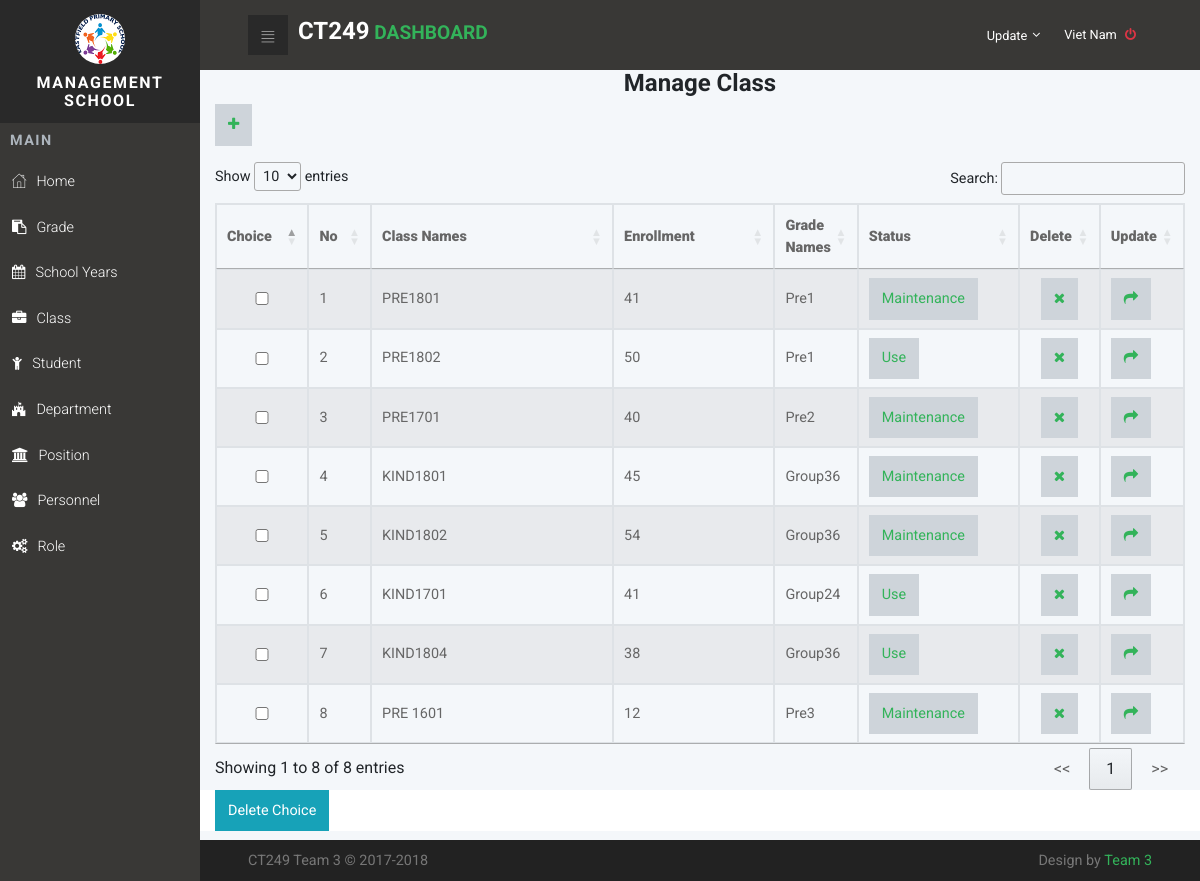
Screenshot of /index.php?page=Class (signed in) with the database file from the repository.
### tables this page shows
CREATE TABLE IF NOT EXISTS `Personnel` (
  `PersonnelCode` varchar(150) NOT NULL,
  `PersonnelName` varchar(150) NOT NULL,
  `PersonnelPass` varchar(150) NOT NULL,
  `PersonnelBirth` date NOT NULL,
  `PersonnelGender` tinyint(4) NOT NULL,
  `PersonnelAddress` text NOT NULL,
  `PersonnelNum` varchar(15) NOT NULL,
  `PersonnelEmail` varchar(50) NOT NULL,
  `PersonnelActive` int(11) DEFAULT '0',
  `PersonnelNote` smallint(6) DEFAULT '1',
  `PositionId` int(11) NOT NULL,
  `RoleId` int(11) NOT NULL,
  `PersonnelStatus` int(11) DEFAULT '0'
);

CREATE TABLE IF NOT EXISTS `Class` (
  `ClassId` int(10) NOT NULL,
  `ClassName` varchar(100) NOT NULL,
  `Enrollment` int(10) unsigned NOT NULL,
  `ClassStatus` tinyint(4) DEFAULT '0',
  `GradeId` int(11) NOT NULL
);

CREATE TABLE IF NOT EXISTS `Grade` (
  `GradeId` int(11) NOT NULL,
  `GradeName` varchar(50) NOT NULL
);

### resource/class/Class.php (the view, shortened to what this page needs)
<div class="container">
	<form name="frmXoa" method="post" action="">
		<h1 class="text-center">Manage Class</h1>
		<p>
			<a  class="btn btn-default" href="?page=AddClass">
				<i class="fa fa-plus"></i>
			</a>
		</p>
		<table class="table-striped table-responsive table-bordered" id="myTable">
			<thead>
				<tr>
					<th ><strong>Choice</strong></th>
					<th ><strong>No</strong></th>
					<th class='col-md-3'><strong>Class Names</strong></th>
                    <th class='col-md-2'><strong>Enrollment</strong></th>
                    <th class='col-md-1'><strong>Grade Names</strong></th>
                    <th class='col-md-2'><strong>Status</strong></th>
					<th class='col-md-1'><strong>Delete</strong></th>
					<th class='col-md-1'><strong>Update</strong></th>
				</tr>
			</thead>
			<tbody>
				<?php
				$num=1;
				$result = mysqli_query($conn,"SELECT `ClassId`,`ClassName`,`Enrollment`,`ClassStatus`, `GradeName` FROM `Class` c
                JOIN Grade g ON c.GradeId= g.GradeId");
				while($row=mysqli_fetch_array($result, MYSQLI_ASSOC))
				{
					?>
					<tr>
						<td><input name="checkbox[]" type="checkbox" id="checkbox[]" class="form-control" value="<?php echo $row["ClassId"] ?>"></td>
						<td><?php echo $num ?></td>
						<td><?php echo $row["ClassName"] ?></td>
                        <td><?php echo $row["Enrollment"] ?></td>
                        <td><?php echo $row["GradeName"] ?></td>
                        <td>
						<form  method="post" >
                                            <?php
                                            if ($row["ClassStatus"]==1){
                                                echo '<a class="btn btn-default" href="?page=ActiveClass&ClassStatus='.$row["ClassStatus"].'&ClassId='.$row["ClassId"].'">Use</a>';
                                            }
                                            else {
                                                echo '<a class="btn btn-default" href="?page=ActiveClass&ClassStatus='.$row["ClassStatus"].'&ClassId='.$row["ClassId"].'">Maintenance</a>';
                                            }
                    ?>
                    </form>
						</td>
						<td align='center'>
							<a class="btn btn-default"   href="?page=Class&ma=<?php echo $row['ClassId']; ?>" onclick="return deleteConfirm()">
								<i class="fa fa-remove"></i></a>
							</td>
							<td>
								<a class="btn btn-default" href="?page=UpdateClass&ma=<?php
								echo $row['ClassId'];?>"><i class="fa fa-share"></i></a>
							</td>
						</tr>
						<?php
						$num++;
					}
					?>
				</tbody>
			</table>
			<div class="row" style="background-color:#FFF">
				<div class="col-md-12">
					<input type="submit" value="Delete Choice" name="btnDelete" id="btnDelete" onclick='return deleteConfirm()' class="btn btn-info"/>
				</div>
			</div>
		</form>
	</div>

### index.php (shortened to what this page needs)
<?php
if(!isset($_SESSION['Username'])):
	echo '<meta http-equiv="refresh" content="0; URL=login.php"/>';
else:
function PersonnelLogin($conn, $PersonnelCode) {
  $sql_query_Personnel = "SELECT PersonnelName FROM `Personnel` WHERE `PersonnelCode` = '{$PersonnelCode}'";
  $sql_result_Personnel = mysqli_query($conn,$sql_query_Personnel)  or die(mysql_error());
  while ($row = $sql_result_Personnel->fetch_assoc()) {
    echo $row['PersonnelName'];
}
}
?>
<!DOCTYPE html>
<html>
  <head>
    <link rel="stylesheet" href="vendor/bootstrap/css/bootstrap.min.css">
    <link rel="stylesheet" href="vendor/font-awesome/css/font-awesome.min.css">
    <link rel="stylesheet" href="css/fontastic.css">
    <link rel="stylesheet" href="css/grasp_mobile_progress_circle-1.0.0.min.css">
    <link rel="stylesheet" href="vendor/malihu-custom-scrollbar-plugin/jquery.mCustomScrollbar.css">
    <link rel="stylesheet" href="css/style.default.css" id="theme-stylesheet">
    <link rel="stylesheet" href="css/custom.css">
  </head>
  <body>
  <?php
  include_once('config/connect.php');
	$_user = $_SESSION['Username'];
	$sql_query_role = "SELECT RoleDetail FROM `Role` JOIN `Personnel` ON Role.RoleId = Personnel.RoleId WHERE Personnel.PersonnelCode = '{$_user}'";
	$result_role = mysqli_query($conn,$sql_query_role);
	$row_role_details = mysqli_fetch_array($result_role);
	$role_details_arr = explode(',',$row_role_details[0]);
  ?>
    <nav class="side-navbar">
      <div class="side-navbar-wrapper">
        <div class="sidenav-header d-flex align-items-center justify-content-center">
          <div class="sidenav-header-inner text-center"><img src="img/logo.png" alt="person" class="img-fluid rounded-circle">
            <h2 class="h5">Management School </h2>
          </div>
        </div>
        <div class="main-menu">
          <h5 class="sidenav-heading">Main</h5>
          <ul id="side-main-menu" class="side-menu list-unstyled">
						<?php if(in_array('home', $role_details_arr)) echo '<li><a href="index.php"> <i class="icon-home"></i>Home</a></li>'; ?>
						<?php if(in_array('grade', $role_details_arr)) echo '<li><a href="?page=grade"> <i class="fa fa-clipboard"></i>Grade</a></li>'; ?>
						<?php if(in_array('schoolyears', $role_details_arr)) echo '<li><a href="?page=SchoolYears"> <i class="fa fa-calendar"></i>School Years</a></li>'; ?>
						<?php if(in_array('class', $role_details_arr)) echo '<li><a href="?page=Class"> <i class="	fa fa-briefcase"></i>Class</a></li>'; ?>
						<?php if(in_array('student', $role_details_arr)) echo '<li><a href="?page=Student"> <i class="fa fa-child"></i>Student</a></li>'; ?>
						<?php if(in_array('department', $role_details_arr)) echo '<li><a href="?page=Department"> <i class="fa fa-fort-awesome"></i>Department</a></li>'; ?>
						<?php if(in_array('position', $role_details_arr)) echo '<li><a href="?page=Position"> <i class="fa fa-institution"></i>Position</a></li>'; ?>
						<?php if(in_array('personnel', $role_details_arr)) echo '<li><a href="?page=Personnel"> <i class="fa fa-group"></i>Personnel</a></li>'; ?>
						<?php if(in_array('role', $role_details_arr)) echo '<li><a href="?page=Role"> <i class="fa fa-cogs"></i>Role</a></li>'; ?>
          </ul>
        </div>
      </div>
    </nav>
    <div class="page">
      <header class="header">
        <nav class="navbar">
          <div class="container-fluid">
            <div class="navbar-holder d-flex align-items-center justify-content-between">
              <div class="navbar-header"><a id="toggle-btn" href="index.php" class="menu-btn"><i class="icon-bars"> </i></a><a href="#" class="navbar-brand">
                  <div class="brand-text d-none d-md-inline-block"><span><h1>CT249</h1> </span><strong class="text-primary"> Dashboard</strong></div></a></div>
              <ul class="nav-menu list-unstyled d-flex flex-md-row align-items-md-center">
                <?php
                if (isset($_SESSION['Username']) && $_SESSION['Username'] != "")
                {
                ?>
                <li class="nav-item "><a id="languages" rel="nofollow"  href="?page=UpdatePersonnel"  aria-haspopup="true" aria-expanded="false" class="nav-link language dropdown-toggle"><span class="d-none d-sm-inline-block">Update</span></a>
                <?php }?>
                </li>
                <li class="nav-item"><a href="logout.php" class="nav-link logout"> <span class="d-none d-sm-inline-block"><?php if(isset($_SESSION["Username"])){PersonnelLogin($conn, $_SESSION["Username"]); echo "  <i class='fa fa-power-off text-danger'></i>"; }?></span></a></li>
              </ul>
            </div>
          </div>
        </nav>
      </header>
<?php
if(isset($_GET['page']))
{
  $page = $_GET['page'];
  if($page=="Class")
  {
    include_once("resource/class/Class.php");
  }
}
else
include_once('body.php')
?>
      <footer class="main-footer">
        <div class="container-fluid">
          <div class="row">
            <div class="col-sm-6">
              <p>CT249 Team 3 &copy; 2017-2018</p>
            </div>
            <div class="col-sm-6 text-right">
              <p>Design by <a href="Index.php" class="external">Team 3</a></p>
            </div>
          </div>
        </div>
      </footer>
    </div>
    <link rel="stylesheet" type="text/css" href="//cdn.datatables.net/1.10.16/css/jquery.dataTables.min.css"/>
  </body>
</html>
<?php
endif;
?>

### css/style.default.css (style rules this page uses)
a { display: inline-block; text-decoration: none; color: #fff; }
body { overflow-x: hidden; }
i { display: inline-block; }
span { display: inline-block; }
i[class*='icon-'] { -webkit-transform: translateY(4px); transform: translateY(4px); }
table { font-size: 0.9em; color: #666; }
.page { position: absolute; top: 0; right: 0; -webkit-transition: width 0.3s linear; transition: width 0.3s linear; width: calc(100% - 200px); background-color: #F4F7FA; min-height: 100vh; padding-bottom: 50px; }
h2 { color: #555; font-weight: 400; }
@media (min-width: 768px) { .container-fluid { padding: 0 3rem; } }
nav.navbar { background: #393836; padding: .8rem 0; }
nav.navbar .container-fluid { width: 100%; }
nav.navbar .navbar-holder { width: 100%; }
nav.navbar a { font-size: .8rem; color: #fff; position: relative; }
nav.navbar a.language span { margin-left: .2rem; vertical-align: middle; }
nav.navbar a.logout i { margin-left: 5px; }
nav.navbar a.navbar-brand { margin-left: 10px; }
nav.navbar .brand-text { text-transform: uppercase; }
nav.navbar .brand-text strong { font-size: 1.5em; }
nav.navbar .nav-menu { margin-bottom: 0; }
nav.navbar .dropdown-toggle::after { border: none !important; content: '\f107'; vertical-align: baseline; font-family: 'FontAwesome'; margin-left: .3rem; }
nav.navbar a.menu-btn { width: 40px; height: 40px; line-height: 40px; background: #292929; color: #fff; text-align: center; padding: 0 !important; }
nav.navbar a.menu-btn i[class*='icon-'] { -webkit-transform: translateY(4px); transform: translateY(4px); }
.side-navbar { position: fixed; top: 0; left: 0; width: 200px; height: 100%; width: 200px; text-align: left; background: #393836; color: #fff; z-index: 999; overflow-y: auto; -webkit-transition: all 0.3s; transition: all 0.3s; }
.side-navbar li { position: relative; }
.side-navbar li a { position: relative; font-size: .9rem; font-weight: 300; color: #fff; text-decoration: none; width: 100%; padding: 12px; }
.side-navbar .sidenav-header { background: #292929; padding: 14px; margin-bottom: 10px; }
.side-navbar .sidenav-header img { width: 50px; height: 50px; }
.side-navbar .sidenav-header h2 { margin: 10px 0 0; text-transform: uppercase; letter-spacing: .1em; }
.side-navbar .sidenav-heading { font-weight: 700; color: #adb5bd; font-size: .9rem; text-transform: uppercase; letter-spacing: .1em; margin-left: 10px; margin-top: 10px; margin-bottom: 10px; }
.side-navbar i[class*='icon-'] { -webkit-transform: translateY(2px); transform: translateY(2px); }
.side-navbar i { font-size: inherit; margin-right: 10px; }
footer.main-footer { position: absolute; width: 100%; bottom: 0; background: #222; padding: 10px 0; }
footer.main-footer p { font-size: 0.7em; color: #777; margin: 0; }
@media (min-width: 768px) { footer.main-footer p { font-size: 0.9em; } }
input.form-control { border-radius: 0; }
.navbar { padding: 0.5rem 1rem; }
.navbar-brand { display: inline-block; padding-top: 0.3125rem; padding-bottom: 0.3125rem; margin-right: 1rem; font-size: 1.25rem; }
.btn { font-weight: 400; border: 1px solid transparent; padding: 0.55rem 0.75rem; font-size: 0.9rem; line-height: 1.5; border-radius: 0; -webkit-transition: background-color 0.15s ease-in-out, border-color 0.15s ease-in-out, -webkit-box-shadow 0.15s ease-in-out; transition: background-color 0.15s ease-in-out, border-color 0.15s ease-in-out, -webkit-box-shadow 0.15s ease-in-out; transition: background-color 0.15s ease-in-out, border-color 0.15s ease-in-out, box-shadow 0.15s ease-in-out; transition: background-color 0.15s ease-in-out, border-color 0.15s ease-in-out, box-shadow 0.15s ease-in-out, -webkit-box-shadow 0.15s ease-in-out; }
.btn-info { color: color-yiq(#17a2b8); background-color: #17a2b8; border-color: #17a2b8; }
.btn-default { color: color-yiq(#ced4da); background-color: #ced4da; border-color: #ced4da; }
body { font-family: "Roboto", sans-serif; font-size: 1rem; font-weight: 400; line-height: 1.5; color: #212529; background-color: #fff; }
a { color: #33b35a; text-decoration: none; }
h1, h2, h3, h4, h5, h6, .h1, .h2, .h3, .h4, .h5, .h6 { margin-bottom: 0.5rem; font-family: inherit; font-weight: 700; line-height: 1.1; color: inherit; }
h1, .h1 { font-size: 1.5rem; }
h2, .h2 { font-size: 1.3rem; }
h5, .h5 { font-size: 1rem; }
.text-primary { color: #33b35a !important; }
.text-danger { color: #dc3545 !important; }
.nav-link { padding: 0.5rem 1rem; }

### rows the page displays
personnel: PersonnelName "Viet Nam"
class: ClassName "PRE1801", Enrollment "41", GradeId.GradeName "Pre1"
class: ClassName "PRE1802", Enrollment "50", GradeId.GradeName "Pre1"
class: ClassName "PRE1701", Enrollment "40", GradeId.GradeName "Pre2"
class: ClassName "KIND1801", Enrollment "45", GradeId.GradeName "Group36"
class: ClassName "KIND1802", Enrollment "54", GradeId.GradeName "Group36"
class: ClassName "KIND1701", Enrollment "41", GradeId.GradeName "Group24"
class: ClassName "KIND1804", Enrollment "38", GradeId.GradeName "Group36"
class: ClassName "PRE 1601", Enrollment "12", GradeId.GradeName "Pre3"
